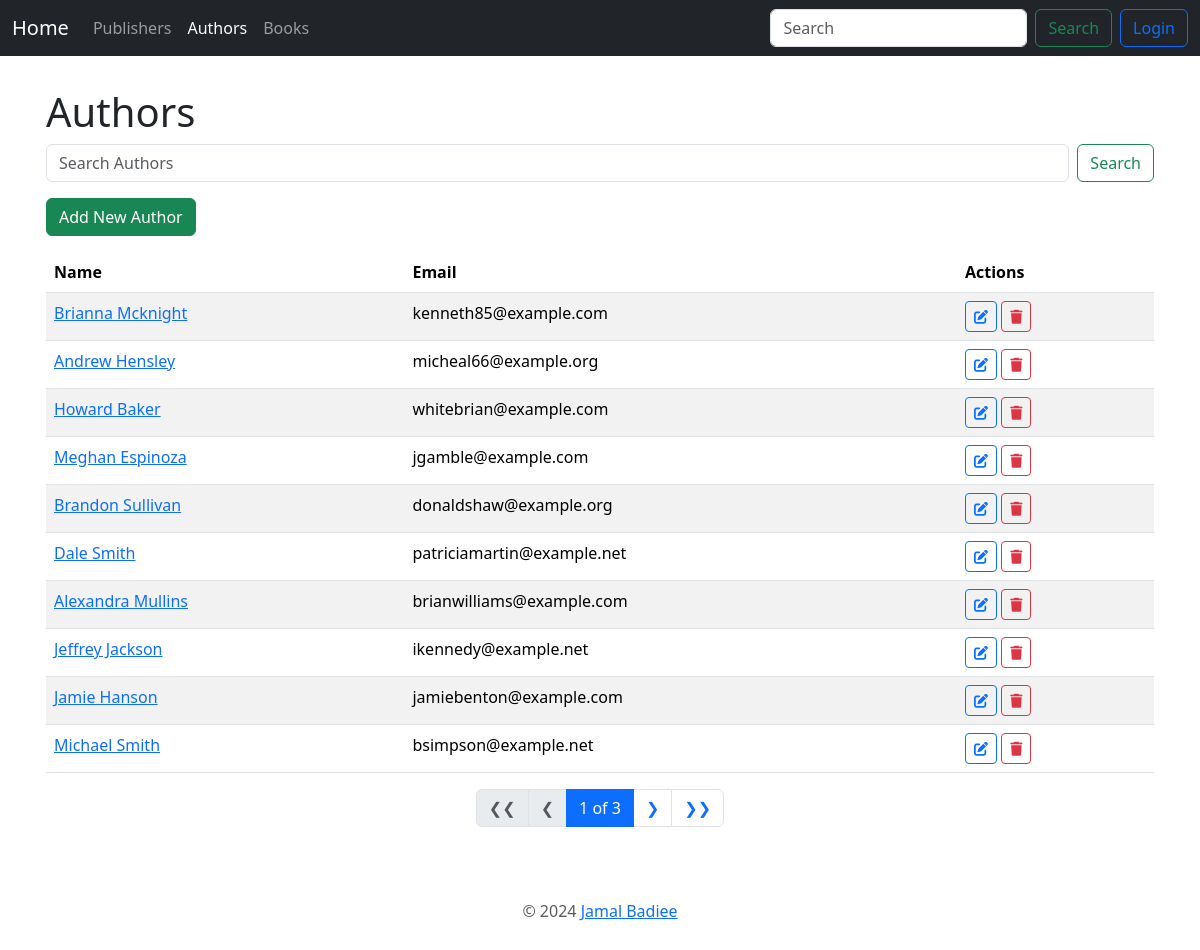
Screenshot of /authors/ with the database file from the repository.
### book_app/models.py (models this page shows, shortened)
class Author(models.Model):
    name = models.CharField(max_length=200)
    email = models.EmailField()
    headshot = models.ImageField(
        upload_to="author_headshots", null=True, blank=True)
    class Meta:
        ordering = ["-id"]

### book_app/views.py (the view)
# urls.py: path('authors/', AuthorListView.as_view(), name='author_list'),
class AuthorListView(ListView):
    model = Author
    context_object_name = "authors"
    paginate_by = 10
    def get_context_data(self, **kwargs):
        context = super().get_context_data(**kwargs)
        context['nbar'] = "authors"
        return context
    def get_queryset(self):
        queryset = super().get_queryset()
        query = self.request.GET.get('query')
        if query:
            queryset = queryset.filter(Q(name__icontains=query))
        return queryset

### book_app/templates/book_app/author_list.html (shortened to what this page needs)
{% extends 'book_app/base.html' %}
{% block content %}
<h1>Authors</h1>
<form class="d-flex mb-3" role="search" action="{% url 'book_app:author_list' %}" method="get">
    <input class="form-control me-2" type="search" placeholder="Search Authors" aria-label="Search" name="query"
        value="{{ request.GET.query }}">
    <button class="btn btn-outline-success" type="submit">Search</button>
</form>
<a href="{% url 'book_app:author_add' %}" class="btn btn-success mb-3">Add New Author</a>
<table class="table table-striped">
    <thead>
        <tr>
            <th scope="col">Name</th>
            <th scope="col" class="d-none d-md-table-cell">Email</th>
            <th scope="col">Actions</th>
        </tr>
    </thead>
    <tbody>
        {% for author in authors %}
        <tr>
            <td>
                <a href="{% url 'book_app:author_detail' author.pk %}">{{ author.name }}</a>
            </td>
            <td class="d-none d-md-table-cell">{{ author.email }}</td>
            <td>
                <a href="{% url 'book_app:author_edit' author.pk %}" class="btn btn-sm btn-outline-primary">
                    <i class="fas fa-edit"></i>
                </a>
                <a href="{% url 'book_app:author_delete' author.pk %}" class="btn btn-sm btn-outline-danger">
                    <i class="fas fa-trash"></i>
                </a>
            </td>
        </tr>
        {% empty %}
        <tr>
            <td colspan="3">No authors found.</td>
        </tr>
        {% endfor %}
    </tbody>
</table>
<nav>
    <ul class="pagination justify-content-center">
        {% if page_obj.has_previous %}
        <li class="page-item">
            <a class="page-link" href="?page=1">❮❮</a>
        </li>
        <li class="page-item">
            <a class="page-link" href="?page={{ page_obj.previous_page_number }}">❮</a>
        </li>
        {% else %}
        <li class="page-item disabled">
            <span class="page-link">❮❮</span>
        </li>
        <li class="page-item disabled">
            <span class="page-link">❮</span>
        </li>
        {% endif %}
        <li class="page-item active">
            <span class="page-link">
                {{ page_obj.number }} of {{ page_obj.paginator.num_pages }}
            </span>
        </li>
        {% if page_obj.has_next %}
        <li class="page-item">
            <a class="page-link" href="?page={{ page_obj.next_page_number }}">❯</a>
        </li>
        <li class="page-item">
            <a class="page-link" href="?page={{ page_obj.paginator.num_pages }}">❯❯</a>
        </li>
        {% endif %}
    </ul>
</nav>
{% endblock %}

### rows the page displays
Author: name "Brianna Mcknight", email "kenneth85@example.com"
Author: name "Andrew Hensley", email "micheal66@example.org"
Author: name "Howard Baker", email "whitebrian@example.com"
Author: name "Meghan Espinoza", email "jgamble@example.com"
Author: name "Brandon Sullivan", email "donaldshaw@example.org"
Author: name "Dale Smith", email "patriciamartin@example.net"
Author: name "Alexandra Mullins", email "brianwilliams@example.com"
Author: name "Jeffrey Jackson", email "ikennedy@example.net"
Author: name "Jamie Hanson", email "jamiebenton@example.com"
Author: name "Michael Smith", email "bsimpson@example.net"

### other values shown
{{ page_obj.number }} "1"
{{ page_obj.paginator.num_pages }} "3"
